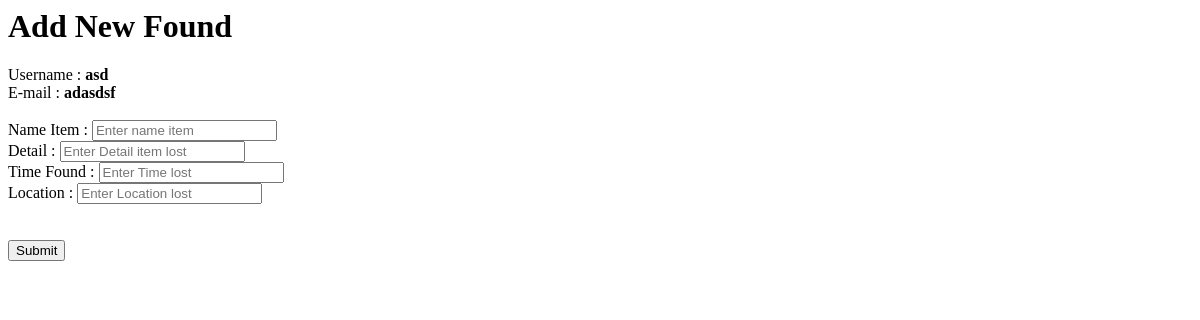
/1/add_new_found_owner/, run on an earlier commit of the app's database.
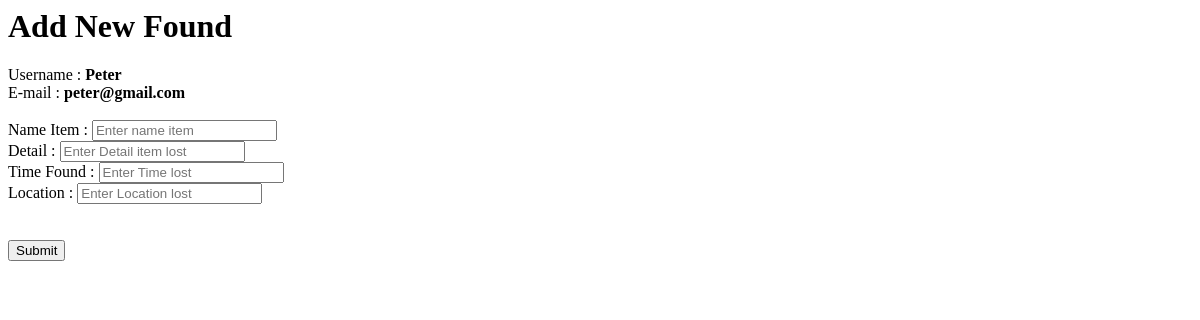
And on a later commit of the database.
### lostNoitceApp/models.py (models this page shows)
class userData(models.Model):
	username = models.CharField(max_length=100)
	email = models.CharField(max_length=100)
	time_register = models.DateTimeField('date published')

### lostNoitceApp/views.py (the view)
# urls.py: url(r'^(?P<user_id>[0-9]+)/add_new_found_owner/$', views.add_new_found_owner, name='add_new_found_owner'),
def add_new_found_owner(request, user_id):
	user_data = userData.objects.get(id=user_id)
	context = {	'user_data' : user_data }
	return render(request, 'add_new_found_owner.html', context)

### lostNoitceApp/templates/add_new_found_owner.html (shortened to what this page needs)
<html>
<head>
</head>
<body>
<h1>Add New Found </h1>
Username : <B>{{user_data.username}}</B> <br>
E-mail : <B>{{user_data.email}}</B> <br><br>
        <form action="{% url 'save_new_found_owner' %}" method="POST">
    Name Item : <input name="name_item" id="id_name_item" placeholder="Enter name item" /></br>
	Detail : <input name="detail" id="id_detail" placeholder="Enter Detail item lost" /></br>
    Time Found : <input name="time_found" id="id_time_lost" placeholder="Enter Time lost" /></br>
    Location : <input name="location_found" id="id_location_lost" placeholder="Enter Location lost" /></br>
	<input type="submit" value="Submit">
        </form>
    </body>
</html>

What changed in the data, as far as the page shows it:
changed userData: username "asd" → "Peter"; email "adasdsf" → "peter@gmail.com"
